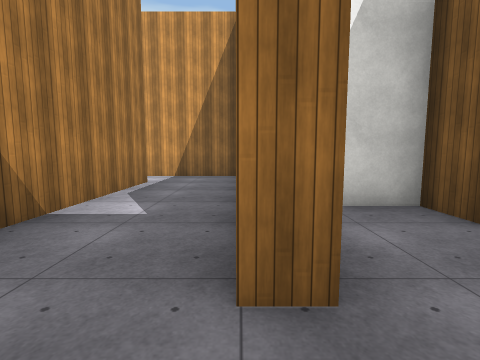
view 1 (above)

16 first-person views from a walk through a scene from a Unity 3-D project. The camera is 1.5 m above the floor, tilts 6° down and sees 85° across. The floor is counted in squares, 2 m on a side. Each view is taken from the middle of a square. On the plan, view 1 faces up. The plan holds only what a view shows up to about 9 squares ahead; the rest is blank. The place goes on beyond the plan. The player character is not drawn. Surface patterns are stand-ins for the level's own textures.

view 2
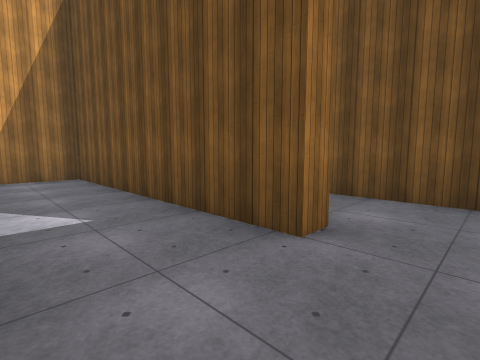

view 3
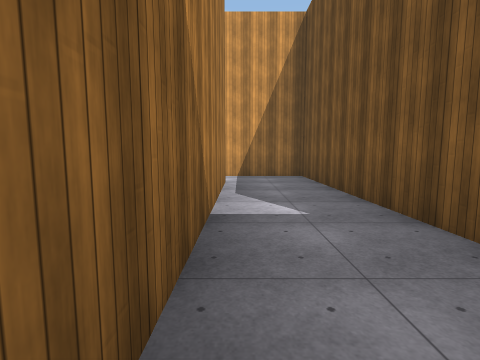

view 4
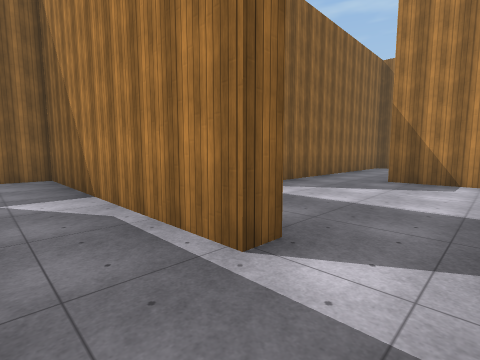

view 5
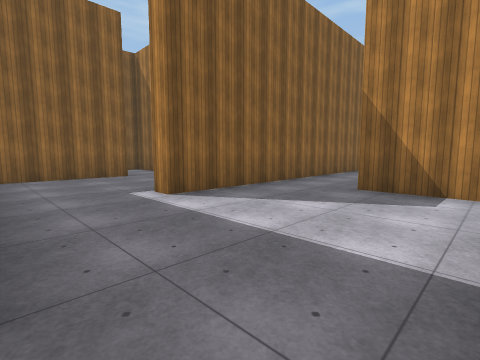

view 6
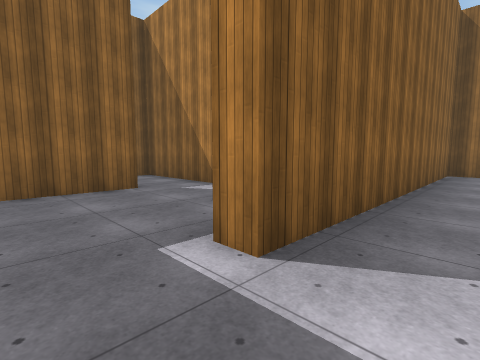

view 7
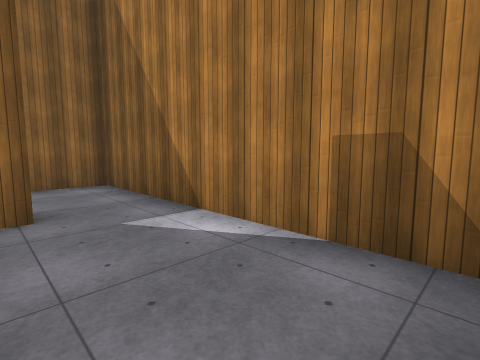

view 8
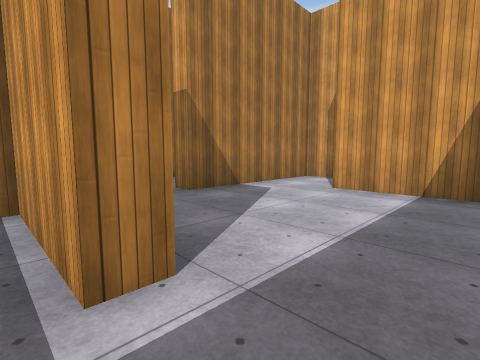

view 9
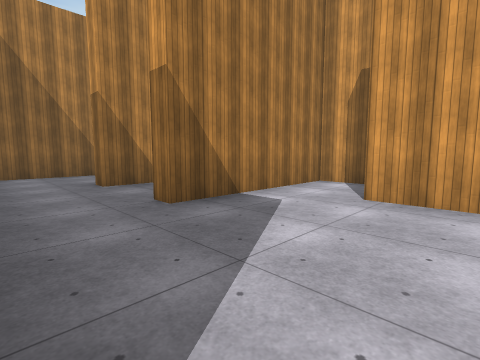

view 10
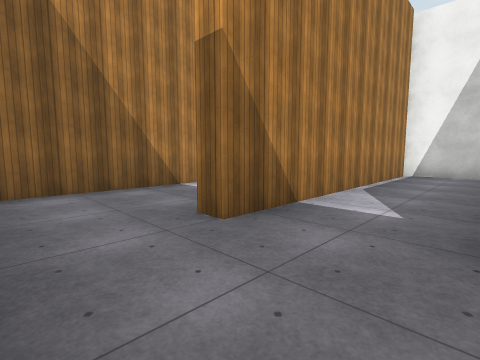

view 11
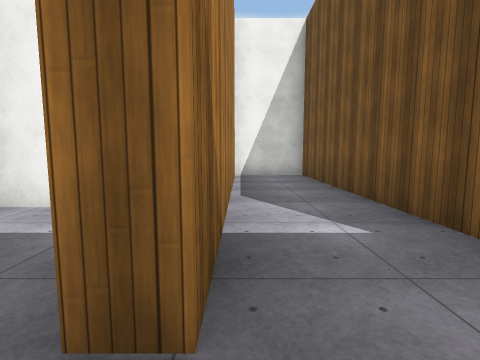

view 12
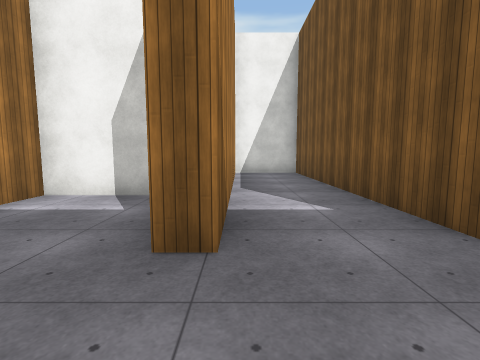

view 13
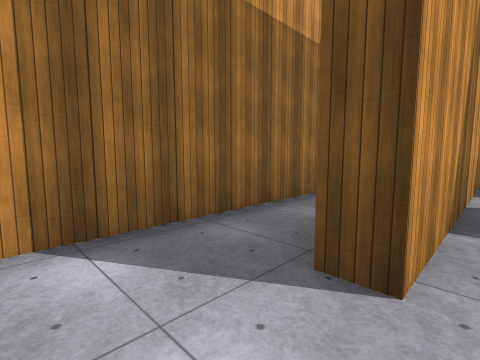

view 14
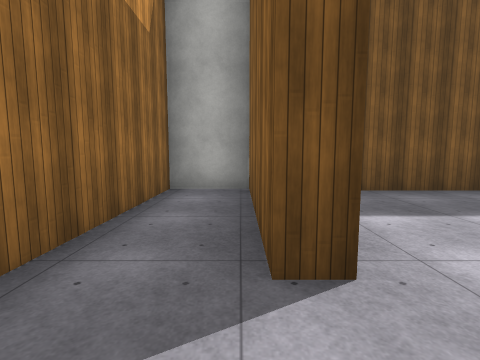

view 15
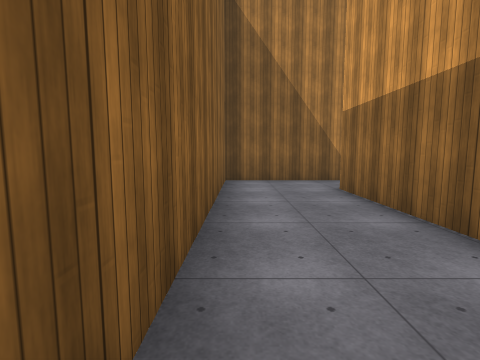

view 16
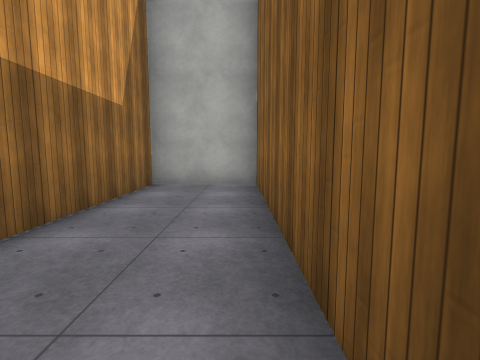

### Floor plan
Points are (right, up) in squares from view 1. A wall is a line through its corners. A room is listed if a view was taken in it or the views show most of it. See-through windows are left out.
Room 1 (views 1, 2, 3, 4, 5)
walls: (-2.9, 6.7) (-2.4, 6.7) (-2.4, -0.4) (-1.2, -0.4); (0.5, 1.2) (0, 1.2) (0, 8.3) (-3.5, 8.3)
ways out: opening at (-3, 7.5) to room 2; opening at (0, 0.5)
Room 2 (views 6, 9, 13)
walls: (-8.4, 3.8) (-5.4, 3.8); (-3.5, 8.3) (-6.5, 8.3); (-8.4, 8.6) (-8.4, 5.9); (-2.9, 4.2) (-2.9, 6.7)
ways out: opening at (-3, 7.5) to room 1; opening at (-4.5, 4) to room 3; opening at (-9, 5) to room 4; opening at (-7.5, 9) to room 5
Room 3 (views 7, 8)
walls: (-6.4, -0.4) (-3.2, -0.4); (-5.4, 3.8) (-5.4, 3.3) (-8.1, 3.3) (-8.1, -1.4)
ways out: opening at (-4.5, 4) to room 2; opening at (-7, -1) to room 6
Room 4 (views 10, 11, 12)
walls: (-8.4, 5.9) (-8.9, 5.9) (-8.9, 13.7) (-11.2, 13.7) (-11.2, 5.9) (-11.8, 5.9); (-12.4, 3.8) (-8.4, 3.8)
ways out: opening at (-9, 5) to room 2; opening at (-12, 4.5) to room 7
Room 5 (view 14)
walls: (-6.5, 8.3) (-6.5, 8.8) (-3, 8.8); (-2.6, 8.8) (-2.6, 10.5) (-8.4, 10.5) (-8.4, 8.6)
ways out: opening at (-7.5, 9) to room 2
Room 6 (views 15, 16)
walls: (-8.1, -1.4) (-8.1, -3.4) (0, -3.4) (0, -0.9) (-6.4, -0.9)
ways out: opening at (-7, -1) to room 3
Room 7 (no view inside)
walls: (-12.5, 8.6) (-14.4, 8.6) (-14.4, 3.8) (-12.4, 3.8)
ways out: opening at (-12, 4.5) to room 4

Where each view was taken, in squares from view 1:
view 1: 0 up, 0 right, facing up
view 2: 0 up, 2 left, facing up-right
view 3: 0 up, 2 left, facing up
view 4: 8 up, 1 left, facing down-left
view 5: 8 up, 3 left, facing down-left
view 6: 5 up, 4 left, facing down-left
view 7: 3 up, 6 left, facing down-left
view 8: 3 up, 4 left, facing up-left
view 9: 4 up, 5 left, facing up-left
view 10: 4 up, 9 left, facing up-left
view 11: 5 up, 11 left, facing up
view 12: 4 up, 11 left, facing up
view 13: 8 up, 8 left, facing up-right
view 14: 9 up, 8 left, facing right
view 15: 3 down, 1 left, facing left
view 16: 3 down, 6 left, facing right
